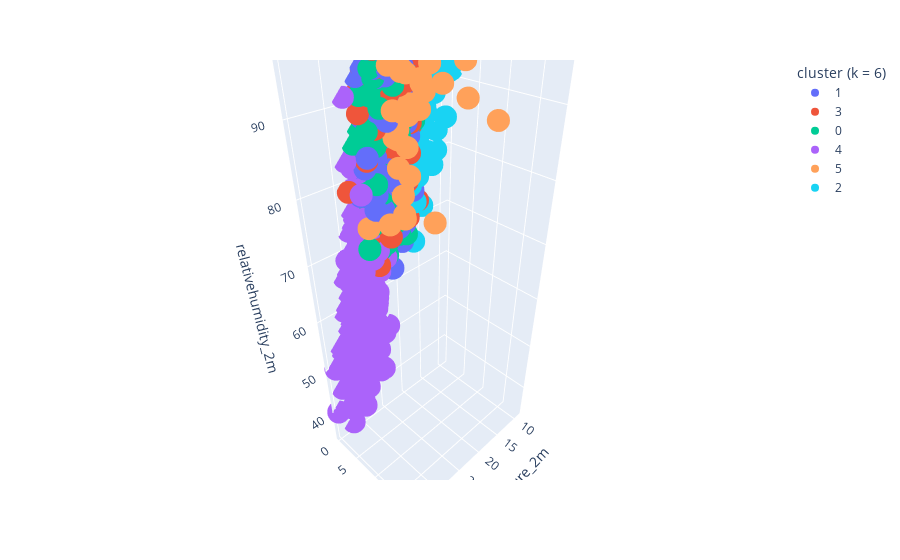

Source (notebook cell):
### Code cell
fig = px.scatter_3d(df_clusters, x="temperature_2m", y="rain", z="relativehumidity_2m", color="cluster (k = 6)")
fig.show()

### Figure 1 — Plotly figure (JSON) as saved in the notebook; plotly's stock layout.template omitted (floating-point values rounded to 4 significant figures; data arrays with more than 128 entries replaced by an {"elided": "..."} marker saying what was removed)
{"data": [{"hovertemplate": "cluster (k = 6)=1<br>temperature_2m=%{x}<br>rain=%{y}<br>relativehumidity_2m=%{z}<extra></extra>", "legendgroup": "1", "marker": {"color": "#636efa", "symbol": "circle"}, "mode": "markers", "name": "1", "scene": "scene", "showlegend": true, "type": "scatter3d", "x": {"elided": "284 float values"}, "y": {"elided": "284 float values"}, "z": {"elided": "284 int values"}}, {"hovertemplate": "cluster (k = 6)=3<br>temperature_2m=%{x}<br>rain=%{y}<br>relativehumidity_2m=%{z}<extra></extra>", "legendgroup": "3", "marker": {"color": "#EF553B", "symbol": "circle"}, "mode": "markers", "name": "3", "scene": "scene", "showlegend": true, "type": "scatter3d", "x": {"elided": "202 float values"}, "y": {"elided": "202 float values"}, "z": {"elided": "202 int values"}}, {"hovertemplate": "cluster (k = 6)=0<br>temperature_2m=%{x}<br>rain=%{y}<br>relativehumidity_2m=%{z}<extra></extra>", "legendgroup": "0", "marker": {"color": "#00cc96", "symbol": "circle"}, "mode": "markers", "name": "0", "scene": "scene", "showlegend": true, "type": "scatter3d", "x": {"elided": "263 float values"}, "y": {"elided": "263 float values"}, "z": {"elided": "263 int values"}}, {"hovertemplate": "cluster (k = 6)=4<br>temperature_2m=%{x}<br>rain=%{y}<br>relativehumidity_2m=%{z}<extra></extra>", "legendgroup": "4", "marker": {"color": "#ab63fa", "symbol": "circle"}, "mode": "markers", "name": "4", "scene": "scene", "showlegend": true, "type": "scatter3d", "x": {"elided": "177 float values"}, "y": {"elided": "177 float values"}, "z": {"elided": "177 int values"}}, {"hovertemplate": "cluster (k = 6)=5<br>temperature_2m=%{x}<br>rain=%{y}<br>relativehumidity_2m=%{z}<extra></extra>", "legendgroup": "5", "marker": {"color": "#FFA15A", "symbol": "circle"}, "mode": "markers", "name": "5", "scene": "scene", "showlegend": true, "type": "scatter3d", "x": [22.9, 22.9, 25.1, 22.4, 26.8, 21, 23.2, 19.6, 19.2, 21.6, 23.6, 24.8, 17.8, 22.8, 20.4, 20.3, 20, 24.8, 21.3, 28.1, 22.6, 24.8, 22.5, 19.5, 23.5, 19.9, 23, 23.3, 16.5, 28.5, 23.4, 20.7, 23.5, 20.7, 21.6, 21.8, 24.6, 23, 22.2, 21.9], "y": [6, 5.1, 7.5, 4.7, 9.3, 18.3, 4.3, 7, 6.2, 5, 5, 5.1, 6, 5.8, 3.8, 9.4, 12.5, 6.3, 9.3, 8.1, 5.9, 5.6, 5.8, 4.9, 4.2, 13, 4.4, 8.9, 6.2, 4.2, 5.7, 3.7, 4.2, 7.7, 7.7, 5.3, 10.3, 4.9, 7.5, 4.1], "z": [94, 94, 77, 89, 81, 91, 96, 96, 95, 90, 86, 95, 99, 85, 98, 93, 96, 83, 75, 77, 89, 90, 81, 96, 95, 92, 87, 94, 99, 75, 75, 99, 86, 95, 92, 89, 94, 79, 90, 94]}, {"hovertemplate": "cluster (k = 6)=2<br>temperature_2m=%{x}<br>rain=%{y}<br>relativehumidity_2m=%{z}<extra></extra>", "legendgroup": "2", "marker": {"color": "#19d3f3", "symbol": "circle"}, "mode": "markers", "name": "2", "scene": "scene", "showlegend": true, "type": "scatter3d", "x": {"elided": "169 float values"}, "y": {"elided": "169 float values"}, "z": {"elided": "169 int values"}}], "layout": {"legend": {"title": {"text": "cluster (k = 6)"}, "tracegroupgap": 0}, "margin": {"t": 60}, "scene": {"domain": {"x": [0, 1], "y": [0, 1]}, "xaxis": {"title": {"text": "temperature_2m"}}, "yaxis": {"title": {"text": "rain"}}, "zaxis": {"title": {"text": "relativehumidity_2m"}}}}}
